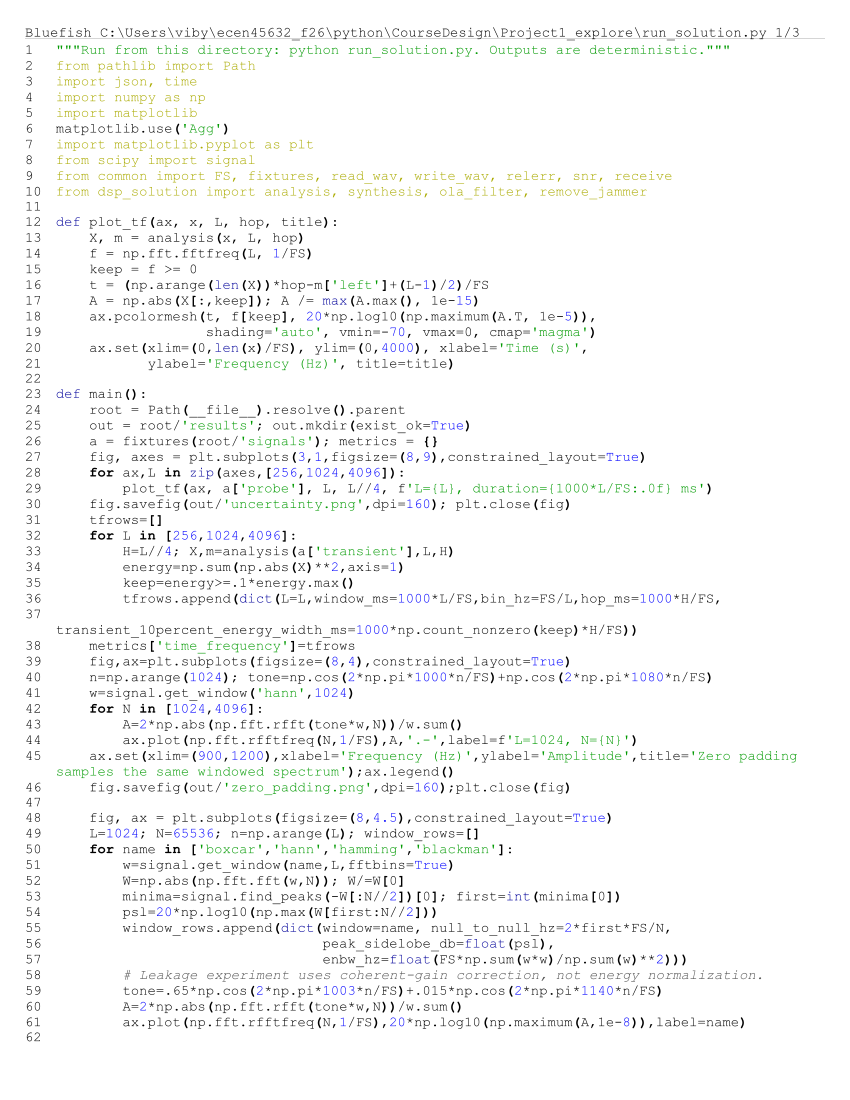

Write Python code to recreate this figure.
"""Run from this directory: python run_solution.py. Outputs are deterministic."""
from pathlib import Path
import json, time
import numpy as np
import matplotlib
matplotlib.use('Agg')
import matplotlib.pyplot as plt
from scipy import signal
from common import FS, fixtures, read_wav, write_wav, relerr, snr, receive
from dsp_solution import analysis, synthesis, ola_filter, remove_jammer

def plot_tf(ax, x, L, hop, title):
    X, m = analysis(x, L, hop)
    f = np.fft.fftfreq(L, 1/FS)
    keep = f >= 0
    t = (np.arange(len(X))*hop-m['left']+(L-1)/2)/FS
    A = np.abs(X[:,keep]); A /= max(A.max(), 1e-15)
    ax.pcolormesh(t, f[keep], 20*np.log10(np.maximum(A.T, 1e-5)),
                  shading='auto', vmin=-70, vmax=0, cmap='magma')
    ax.set(xlim=(0,len(x)/FS), ylim=(0,4000), xlabel='Time (s)',
           ylabel='Frequency (Hz)', title=title)

def main():
    root = Path(__file__).resolve().parent
    out = root/'results'; out.mkdir(exist_ok=True)
    a = fixtures(root/'signals'); metrics = {}
    fig, axes = plt.subplots(3,1,figsize=(8,9),constrained_layout=True)
    for ax,L in zip(axes,[256,1024,4096]):
        plot_tf(ax, a['probe'], L, L//4, f'L={L}, duration={1000*L/FS:.0f} ms')
    fig.savefig(out/'uncertainty.png',dpi=160); plt.close(fig)
    tfrows=[]
    for L in [256,1024,4096]:
        H=L//4; X,m=analysis(a['transient'],L,H)
        energy=np.sum(np.abs(X)**2,axis=1)
        keep=energy>=.1*energy.max()
        tfrows.append(dict(L=L,window_ms=1000*L/FS,bin_hz=FS/L,hop_ms=1000*H/FS,
                           transient_10percent_energy_width_ms=1000*np.count_nonzero(keep)*H/FS))
    metrics['time_frequency']=tfrows
    fig,ax=plt.subplots(figsize=(8,4),constrained_layout=True)
    n=np.arange(1024); tone=np.cos(2*np.pi*1000*n/FS)+np.cos(2*np.pi*1080*n/FS)
    w=signal.get_window('hann',1024)
    for N in [1024,4096]:
        A=2*np.abs(np.fft.rfft(tone*w,N))/w.sum()
        ax.plot(np.fft.rfftfreq(N,1/FS),A,'.-',label=f'L=1024, N={N}')
    ax.set(xlim=(900,1200),xlabel='Frequency (Hz)',ylabel='Amplitude',title='Zero padding samples the same windowed spectrum');ax.legend()
    fig.savefig(out/'zero_padding.png',dpi=160);plt.close(fig)

    fig, ax = plt.subplots(figsize=(8,4.5),constrained_layout=True)
    L=1024; N=65536; n=np.arange(L); window_rows=[]
    for name in ['boxcar','hann','hamming','blackman']:
        w=signal.get_window(name,L,fftbins=True)
        W=np.abs(np.fft.fft(w,N)); W/=W[0]
        minima=signal.find_peaks(-W[:N//2])[0]; first=int(minima[0])
        psl=20*np.log10(np.max(W[first:N//2]))
        window_rows.append(dict(window=name, null_to_null_hz=2*first*FS/N,
                                peak_sidelobe_db=float(psl),
                                enbw_hz=float(FS*np.sum(w*w)/np.sum(w)**2)))
        # Leakage experiment uses coherent-gain correction, not energy normalization.
        tone=.65*np.cos(2*np.pi*1003*n/FS)+.015*np.cos(2*np.pi*1140*n/FS)
        A=2*np.abs(np.fft.rfft(tone*w,N))/w.sum()
        ax.plot(np.fft.rfftfreq(N,1/FS),20*np.log10(np.maximum(A,1e-8)),label=name)
    ax.set(xlim=(850,1350),ylim=(-90,5),xlabel='Frequency (Hz)',ylabel='Amplitude (dB re 1)',title='Off-bin strong tone and weak neighbor'); ax.legend()
    fig.savefig(out/'windows.png',dpi=160); plt.close(fig)
    metrics['windows']=window_rows

    rows=[]
    for overlap in [0,.25,.5,.75,.875]:
        H=int(1024*(1-overlap))
        for win in (['boxcar','hann'] if overlap==0 else ['hann']):
            start=time.perf_counter(); X,m=analysis(a['probe'],1024,H,win)
            row=dict(overlap_percent=100*overlap,hop=H,window=win,frames=len(X))
            try:
                y,d=synthesis(X,m)
                row.update(relative_error=relerr(a['probe'],y), min_denominator=float(d.min()),max_denominator=float(d.max()))
                assert row['relative_error']<1e-11
            except ValueError as e:
                row['expected_failure']=str(e)
                assert win=='hann' and overlap==0
            row['elapsed_seconds']=time.perf_counter()-start; rows.append(row)
    metrics['overlap']=rows
    h=signal.firwin(129,1200,fs=FS,window='hamming')
    ola=ola_filter(a['mixture'],h,B=512)
    ref=np.convolve(a['mixture'],h)
    metrics['ola']=dict(relative_error=relerr(ref,ola), output_samples=len(ola),
                        fft_length=1024,group_delay_samples=64)
    assert relerr(ref,ola)<1e-11 and len(ola)==len(a['mixture'])+128
    metrics['ola_block_sweep']=[]
    for B in [128,512,2048]:
        yy=ola_filter(a['mixture'],h,B)
        metrics['ola_block_sweep'].append(dict(B=B,nfft=1<<(B+len(h)-2).bit_length(),
                blocks=int(np.ceil(len(a['mixture'])/B)),relative_error=relerr(ref,yy)))
    # Independent edge-case checks, not only one friendly audio example.
    rng=np.random.default_rng(52)
    for N,B,M in [(1,1,1),(997,127,83),(1031,512,129)]:
        x=rng.normal(size=N)+1j*rng.normal(size=N); hh=rng.normal(size=M)
        assert relerr(np.convolve(x,hh),ola_filter(x,hh,B))<1e-11
    write_wav(out/'ola_lowpass.wav',ola,scale=.8)

    cleaned,diag=remove_jammer(a['mixture'])
    write_wav(out/'input_mixture.wav',a['mixture'],scale=.8)
    write_wav(out/'desired_reference.wav',a['melody'],scale=.8)
    write_wav(out/'cleaned.wav',cleaned,scale=.8)
    metrics['jammer']=dict(input_snr_db=snr(a['melody'],a['mixture']), output_snr_db=snr(a['melody'],cleaned))
    # Apply the estimated mask unchanged to each source to separate attenuation from distortion.
    def apply_gain(src,G,L,H):
        X,m=analysis(src,L,H); return synthesis(X*G,m)[0]
    jamrows=[]
    for L in [256,1024,4096]:
        for width in [30,60,120]:
            y,dg=remove_jammer(a['mixture'],L,L//4,width)
            jc=apply_gain(a['jammer'],dg['G'],L,L//4)
            sc=apply_gain(a['melody'],dg['G'],L,L//4)
            jamrows.append(dict(L=L,width_hz=width,output_snr_db=snr(a['melody'],y),
                               jammer_attenuation_db=float(20*np.log10(np.linalg.norm(a['jammer'])/np.linalg.norm(jc))),
                               clean_relative_error=relerr(a['melody'],sc)))
    metrics['jammer_sweep']=jamrows
    # Equal-width stationary notch is a negative control.
    X,m=analysis(a['mixture']); f=np.fft.fftfreq(1024,1/FS)
    stationary=1-.97*np.exp(-.5*((np.abs(f)-2400)/60)**2)
    ys,_=synthesis(X*stationary,m)
    metrics['jammer']['stationary_notch_snr_db']=snr(a['melody'],ys)
    fig,axes=plt.subplots(3,1,figsize=(8,9),constrained_layout=True)
    for ax,x,title in zip(axes,[a['melody'],a['mixture'],cleaned],['Desired melody','Chirp jammer added','Estimated ridge suppression']):
        plot_tf(ax,x,1024,256,title)
    fig.savefig(out/'jammer.png',dpi=160); plt.close(fig)

    # Quantized WAV round trip is separate from float64 algorithm accuracy.
    _,txwav=read_wav(root/'signals/qpsk_iq.wav',iq=True)
    metrics['iq_wav_roundtrip_error']=relerr(a['tx'],txwav)
    X,m=analysis(a['tx']); coherent,_=synthesis(X,m)
    magnitude,_=synthesis(np.abs(X).astype(complex),m)
    phase=rng.uniform(-np.pi,np.pi,len(X))
    randomized,_=synthesis(X*np.exp(1j*phase[:,None]),m)
    cases={'original':a['tx'],'coherent':coherent,'magnitude_only':magnitude,'frame_phase_reset':randomized}
    metrics['communications']={}
    fig,axes=plt.subplots(1,3,figsize=(10,3.3),constrained_layout=True)
    for name,x in cases.items():
        row,z=receive(x,a['symbols'],a['bits'],a['pulse'])
        row['waveform_relative_error']=relerr(a['tx'],x)
        metrics['communications'][name]=row
        if name!='original':
            ax=axes[['coherent','magnitude_only','frame_phase_reset'].index(name)]
            ax.scatter(z.real,z.imag,s=3,alpha=.4)
            ax.set(xlim=(-1.3,1.3),ylim=(-1.3,1.3),xlabel='I',ylabel='Q',title=name.replace('_',' ')); ax.set_aspect('equal'); ax.grid(alpha=.2)
    fig.savefig(out/'constellations.png',dpi=160); plt.close(fig)
    assert relerr(a['tx'],coherent)<1e-11
    assert metrics['communications']['coherent']['ber']==0
    metrics['checks']='PASS: identity, expected NOLA failure, real and complex full OLA, QPSK BER'
    (out/'metrics.json').write_text(json.dumps(metrics,indent=2))
    print(json.dumps(metrics,indent=2))
    return metrics

if __name__=='__main__':
    main()
